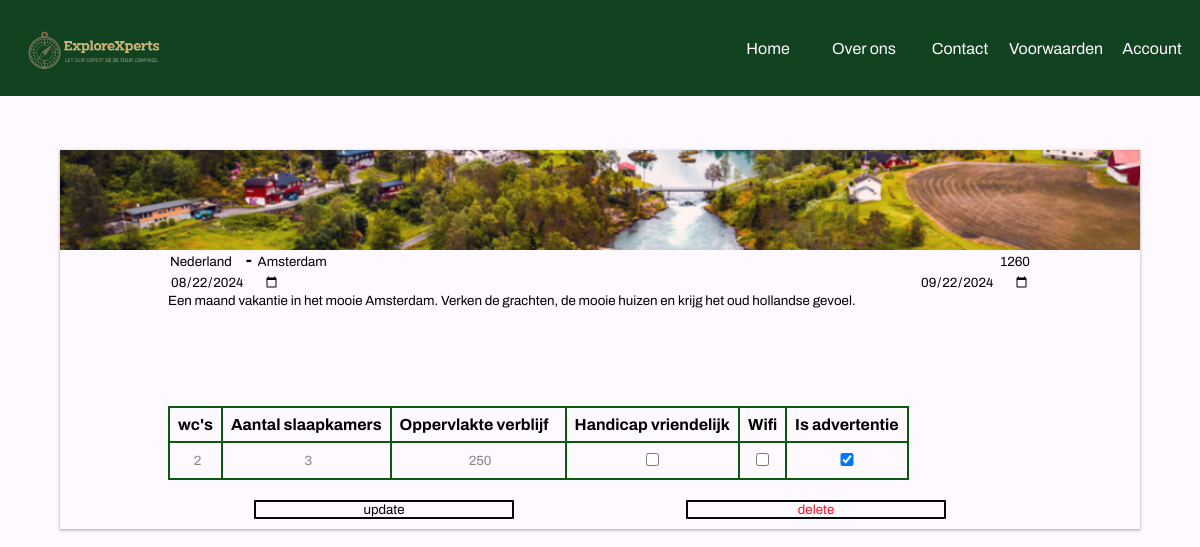
Page /admin-edit.php?id=1 (signed in) on the committed database.
### tables this page shows
CREATE TABLE `reizen` (
  `id` int(11) NOT NULL,
  `land` text DEFAULT NULL,
  `preis` double DEFAULT NULL,
  `vertrekDatum` date DEFAULT NULL,
  `terugkomstDatum` date DEFAULT NULL,
  `isAdvert` int(11) DEFAULT NULL,
  `plaats` text DEFAULT NULL,
  `beschrijving` text DEFAULT NULL,
  `wc` int(11) DEFAULT NULL,
  `slaapkamers` int(11) DEFAULT NULL,
  `oppervlakte_woning` int(11) DEFAULT NULL,
  `handicap_vriendelijk` int(11) DEFAULT NULL,
  `recensies` text NOT NULL
);

### admin-edit.php (the view, shortened to what this page needs)
<!DOCTYPE html>
<html lang="en">
<head>
    <link rel="stylesheet" href="css/main.css">
    <link rel="stylesheet" href="css/Sami.css">
    <link rel="stylesheet" href="css/Senna.css">
</head>
<body>
    <div class="break"></div>
    <?php
        require_once('php/config.php');
        require_once('php/nav.php');
        $resultset = $conn->prepare("SELECT * FROM reizen WHERE id = ?");
        $resultset->execute([$_GET['id']]);
        $result = $resultset->fetch();
    ?>
    <form class="" method="post">
        <div class="advertentie edit-advertentie">
            <div class="adBanner">
            </div>
            <div class="titelRow">
                <h3><input type="text" name="land" class="w50 h3-input" id="" class="h3-input" <?php echo 'value="'.$result['land'].'"'?> placeholder="Land"> - <input type="text" name="plaats" class="w50 h3-input" id="" <?php echo 'value="'.$result['plaats'].'"'?>></h3>
                <h3><input type="number" name="prijs" id="" min="50" class="h3-input" style="text-align: right;" <?php echo 'value="'.$result['preis'].'"'?>></h3>
            </div>
            <div class="titelRow">
            <h3><input type="date" name="vertrekDatum" id="" class="h3-input" <?php echo 'value="'.$result['vertrekDatum'].'"'?>></h3>
            <h3><input type="date" name="terugkomstDatum" id="" class="h3-input" <?php echo 'value="'.$result['terugkomstDatum'].'"'?>></h3>
            </div>
            <p>
                <textarea name="beschrijving" id="" cols="30" rows="10"><?php echo $result['beschrijving']?></textarea>
            </p>
            <table class="edit-list">
                <tr>
                    <th class="label">wc's</th>
                    <th class="label">Aantal slaapkamers</th>
                    <th class="label">Oppervlakte verblijf</th>
                    <th class="label">Handicap vriendelijk</th>
                    <th class="label">Wifi</th>
                    <th class="label">Is advertentie</th>
                </tr>
                <tr>
                    <td>
                        <input class="edit-input" type="number" name="wc" id="" <?php echo 'value="'.$result['wc'].'"'?> max="10" min="0">
                    </td>
                    <td>
                        <input class="edit-input" type="number" name="slaapkamers" id="" <?php echo 'value="'.$result['slaapkamers'].'"'?> max="10" min="0">
                    </td>
                    <td>
                        <input class="edit-input" type="number" name="oppervlakte" id="" <?php echo 'value="'.$result['oppervlakte_woning'].'"'?> min="0">
                    </td>
                    <td>
                        <input class="edit-input" type="checkbox" name="handicapvriendelijk" id=""<?php if ($result['handicap_vriendelijk']) {echo "checked";} ?>>
                    </td>
                    <td>
                        <input class="edit-input" type="checkbox" name="wifi" id="">
                    </td>
                    <td>
                        <input class="edit-input" type="checkbox" name="isAdvert" id="" <?php if ($result['isAdvert']) {echo "checked";} ?>>
                    </td>
                </tr>
            </table>
            <div class="submit-row">
                <input type="submit" class="firstSubmit" name="update" value="update">
                <input type="submit" class="secondSubmit" name="delete" value="delete">
            </div>
        </div>
    </form>
</body>
</html>

### css/main.css (style rules this page uses)
* { margin: 0; padding: 0; font-family: "Archivo", sans-serif; }
:root { --Black: #080708; --Sand: #005004; --White: #fef9ff; --White-op: #fef9ffb1; --Blue: #114320; --Yellow: #106726; --LightBlue: #04240f; --Red: #ff101f; --Gray: #868686; --shadow: rgba(60, 64, 67, 0.3) 0px 1px 2px 0px, rgba(60, 64, 67, 0.15) 0px 1px 3px 1px; --shadow-yellow: #0b5810 0px 2px 4px 0px, #0b5810 0px 2px 6px 2px; }
body { background-color: var(--White); }
input { outline: none; border: var(--Black) 2px solid; border-radius: 10px; background: var(--White); text-align: center; }
input[type="submit"] { cursor: pointer; }
input[type="number"] { -moz-appearance: textfield; }
.advertentie { width: 48%; min-width: 400px; max-width: 800px; height: 400px; margin-bottom: 40px; box-shadow: var(--shadow); }
.adBanner { width: 100%; height: 35%; background-image: url(../assets/images/norway.jpg); background-position: center; background-size: cover; }
.advertentie > .titelRow { width: 80%; margin-left: 10%; height: 10%; display: flex; justify-content: space-between; align-items: center; }
.advertentie > p { width: 80%; margin-left: 10%; height: 35%; }

### css/Sami.css (style rules this page uses)
textarea { width: 200px; height: 100px; }
table { font-family: arial, sans-serif; border-collapse: collapse; width: 100%; margin: 10px; }
td, th { text-align: left; padding: 8px; border: #0b5810 solid 2px; }
tr:nth-child(even) { background-color: #99b8ff; }

### css/Senna.css (style rules this page uses)
.break { height: 150px; }
.advertentie > .titelRow > h3 > input { width: 70px; text-align: left; border-radius: 0; }
.advertentie > .titelRow > h3 > input[type="date"] { width: 110px; border-radius: 0; }
.advertentie > p > textarea { border: none; width: 100%; resize: none; background: none; }
.edit-advertentie { width: 90vw; max-width: 100vw; margin-left: 5vw; min-height: 100px; height: auto; }
.edit-advertentie > .adBanner { height: 100px; }
.edit-list { margin-left: 10%; margin-right: 10%; display: flex; flex-wrap: wrap; width: 80%; }
.edit-list > tbody > tr > td > input { border: 2px solid rgba(0, 0, 0, 0); }
.edit-list > tbody > tr { background-color: var(--White) !important; }
.h3-input { border: 2px solid rgba(0, 0, 0, 0); }
.edit-input { width: 100%; border: none; border-radius: 0; background: none; color: var(--Gray); }
.submit-row { width: 80%; margin-left: 10%; display: flex; justify-content: space-around; }
.submit-row > input[type="submit"] { width: 30%; border-radius: 1px; margin-top: 10px; margin-bottom: 10px; }
.secondSubmit { color: var(--Red); }

### rows in the picture
reizen: land "Nederland", plaats "Amsterdam", prijs "1260", vertrekDatum "08/22/2024", terugkomstDatum "09/22/2024", beschrijving "Een maand vakantie in het mooie Amsterdam. Verken de grachten, de mooie huizen en krijg het oud hollandse gevoel.", wc "2", slaapkamers "3", oppervlakte "250", isAdvert "☑"
